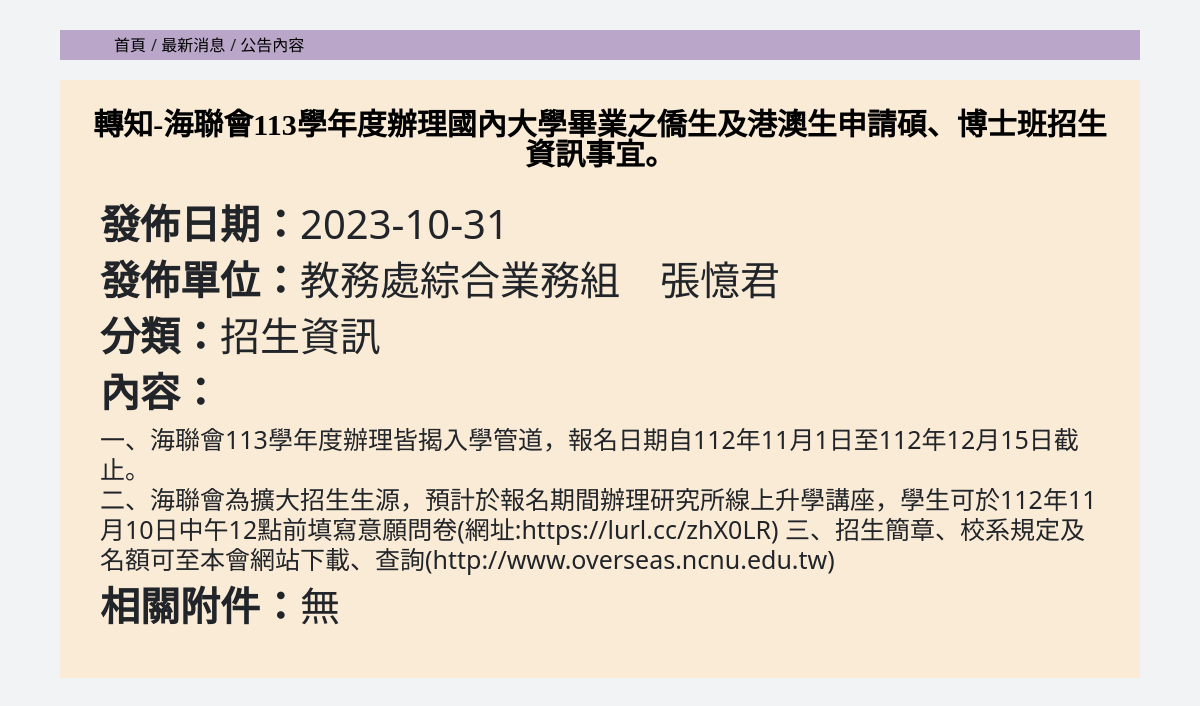
Page /announcements.php?announcement_id=1 on the committed database.
### tables this page shows
CREATE TABLE `announcements` (
  `id` int(11) NOT NULL,
  `title` varchar(255) NOT NULL,
  `publish_date` date default NULL,
  `issuing_unit` varchar(255) default NULL,
  `expiration_date` date default NULL,
  `category` varchar(255) default NULL,
  `content` text,
  `related_url` varchar(255) default NULL
);

### announcements.php (the view, shortened to what this page needs)
<?php
$link = require('config.php');
mysqli_set_charset($link, "utf8");
if (isset($_GET['announcement_id'])) {
    $announcement_id = $_GET['announcement_id'];
    $announcement_query = "SELECT * FROM announcements WHERE id = $announcement_id";
    $announcement_result = mysqli_query($link, $announcement_query);
    if ($announcement_result && $announcement_result->num_rows > 0) {
        $announcement_row = $announcement_result->fetch_assoc();
        $title = $announcement_row['title'];
        $publish_date = $announcement_row['publish_date'];
        $issuing_unit = $announcement_row['issuing_unit'];
        $category = $announcement_row['category'];
        $content = $announcement_row['content'];
        $content = str_replace('。', '。<br>', $content);
    } else {
        echo "找不到指定的公告。";
    }
}
?>
<!DOCTYPE html>
<html lang="en">
<head>
    <?php include './headConfig.php'; ?>
</head>
<body>
    <div class="wrap">
        <div class="href">
            <ol>
                <li class="a1"><a href="./index.php">首頁</a></li>
                <li class="a2"><a href="./pages/navbar-headlist/news.php">最新消息</a></li>
                <a href="<?php echo $_SERVER['PHP_SELF']; ?>?announcement_id=<?php echo $announcement_id; ?>">公告內容</a>
            </ol>
        </div>
        <div class="main">
            <p><?php echo $title; ?></p>
            <div class="announcement">
                <h1>
                    <div class="bold">發佈日期：</div><?php echo $publish_date; ?>
                </h1>
                <h1>
                    <div class="bold">發佈單位：</div><?php echo $issuing_unit; ?>
                </h1>
                <h1>
                    <div class="bold">分類：</div><?php echo $category; ?>
                </h1>
                <h1>
                    <div class="bold" >內容：</div>
                </h1>
                <h1 class="aaa"><?php echo $content; ?></h1>
                <?php
                if ($attachments_result && $attachments_result->num_rows > 0) {
                    echo "<h1><div class='bold '>相關附件：</div></h1>";
                    while ($attachment_row = $attachments_result->fetch_assoc()) {
                        $attachment_title = $attachment_row['title'];
                        $file_path = $attachment_row['file_path'];
                        echo "<a href='$file_path' target='_blank'>$attachment_title</a><br>";
                    }
                } else {
                    echo "<h1><div class='bold'>相關附件：</div>無</h1>";
                }
                ?>
            </div>
        </div>
    </div>
</body>
</html>

### assets/css/main.css (style rules this page uses)
* { margin: 0; padding: 0; border: 0; font-size: 100%; font: inherit; vertical-align: baseline; }
body { line-height: 1; background-color: #f2f3f5; }
ol, ul { list-style: none; }
.wrap { width: 90%; margin: 0px auto; background-color: #f2f3f5; }
.main { height: auto; background-color: antiquewhite; margin-bottom: 20px; margin-top: 20px; display: flex; flex-direction: column; padding: 20px; text-align: center; }
.main p { font-size: 30px; font-family: 微軟正黑體; font-weight: bold; color: black; margin: 10px; text-align: center; }
.href { height: 30px; margin-top: 30px; background-color: #baa6c9; }
.href ol { list-style: none; margin: 0; padding: 0; line-height: 30px; margin-left: 5%; }
.href li { display: inline-block; }
.href a { color: #000; }
.a1::after { content: '/'; margin-left: 5px; }
.a2::after { content: '/'; margin-left: 5px; }
a { text-decoration: none; color: red; }

### announcements.php (style rules this page uses)
.announcement { text-align: left; font-size: 20px; margin: 20px; line-height: 2; }
.bold { font-weight: bold; display: inline; }
.aaa { font-size: 25px; }

### rows in the picture
announcements: title "轉知-海聯會113學年度辦理國內大學畢業之僑生及港澳生申請碩、博士班招生資訊事宜。", publish_date "2023-10-31", issuing_unit "教務處綜合業務組 張憶君", category "招生資訊", content "一、海聯會113學年度辦理皆揭入學管道，報名日期自112年11月1日至112年12月15日截止。 二、海聯會為擴大招生生源，預計於報名期間辦理研究所線上升學講座，學生可於112年11月10日中午12點前填寫意願問卷(網址:https://lurl.cc/zhX0LR) 三、招生簡章、校系規定及名額可至本會網站下載、查詢(http://www.overseas.ncnu.edu.tw)"
